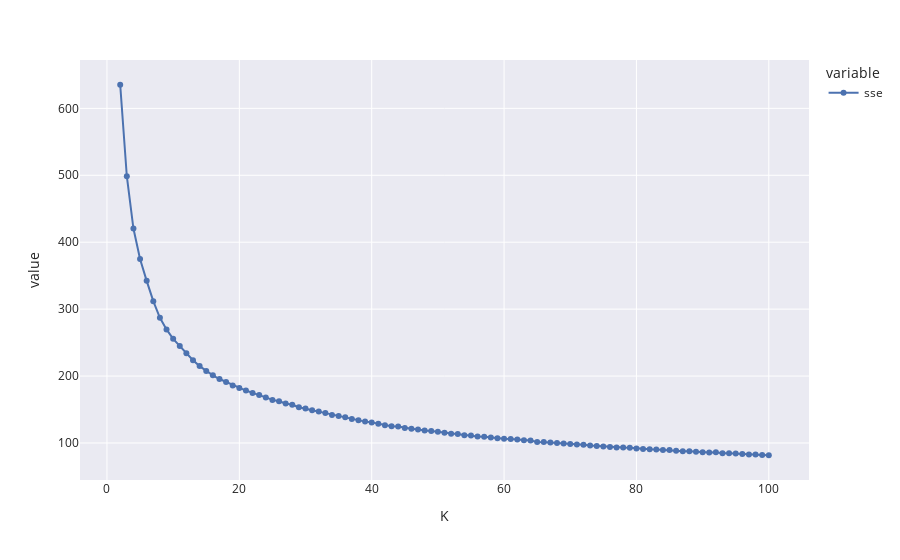
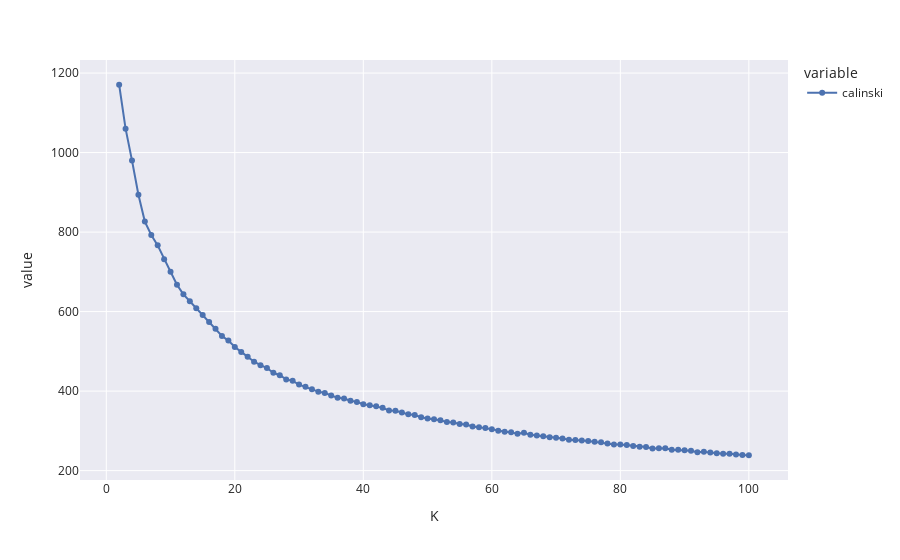
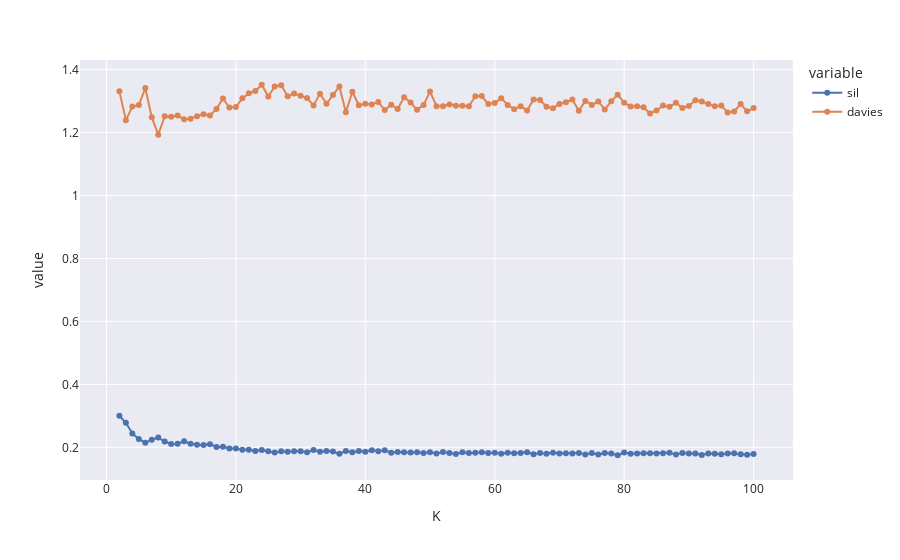

Notebook code for these charts, in order:
### Code cell
df = pd.DataFrame({"K": list(range(2, max_k + 1)), "sse": sse_scores, "sil": silhoutte_scores, "davies": davies_scores, "calinski": calinski_harabasz_scores})
df.plot(x="K", y=["sse"], kind="line").update_traces(mode='lines+markers').show()
df.plot(x="K", y=["calinski"], kind="line").update_traces(mode='lines+markers').show()
df.plot(x="K", y=["sil", "davies"], kind="line").update_traces(mode='lines+markers').show()

### Figure 1 — Plotly figure (JSON) as saved in the notebook; plotly's stock layout.template omitted (floating-point values rounded to 4 significant figures)
{"data": [{"hovertemplate": "variable=sse<br>K=%{x}<br>value=%{y}<extra></extra>", "legendgroup": "sse", "line": {"color": "rgb(76,114,176)", "dash": "solid"}, "marker": {"symbol": "circle"}, "mode": "lines+markers", "name": "sse", "orientation": "v", "showlegend": true, "type": "scatter", "x": [2, 3, 4, 5, 6, 7, 8, 9, 10, 11, 12, 13, 14, 15, 16, 17, 18, 19, 20, 21, 22, 23, 24, 25, 26, 27, 28, 29, 30, 31, 32, 33, 34, 35, 36, 37, 38, 39, 40, 41, 42, 43, 44, 45, 46, 47, 48, 49, 50, 51, 52, 53, 54, 55, 56, 57, 58, 59, 60, 61, 62, 63, 64, 65, 66, 67, 68, 69, 70, 71, 72, 73, 74, 75, 76, 77, 78, 79, 80, 81, 82, 83, 84, 85, 86, 87, 88, 89, 90, 91, 92, 93, 94, 95, 96, 97, 98, 99, 100], "xaxis": "x", "y": [635.3, 498.6, 420.4, 374.8, 342.3, 311.9, 286.9, 269.7, 255.6, 244.8, 234.2, 223.7, 214.9, 207.4, 201.1, 195.6, 191.3, 185.8, 182.3, 178.3, 174.9, 171.8, 168.1, 164.4, 162.3, 158.9, 157.1, 153.4, 151.7, 149.0, 146.9, 144.6, 141.9, 140.2, 138.5, 135.7, 134.1, 131.9, 130.8, 128.6, 126.6, 125.2, 124.6, 122.4, 121.2, 120.2, 118.5, 118.0, 116.7, 115.3, 113.9, 113.4, 111.7, 111.1, 109.7, 109.4, 108.2, 107.2, 106.5, 106.0, 105.2, 104.0, 103.7, 101.4, 101.5, 100.7, 99.82, 99.34, 98.35, 97.7, 97.35, 96.2, 95.41, 94.63, 94.13, 93.26, 93.06, 92.79, 91.72, 91.09, 90.69, 90.3, 89.4, 89.57, 88.44, 87.57, 87.61, 86.81, 86.16, 85.66, 86.05, 84.68, 84.54, 84.25, 83.63, 82.81, 82.71, 82.21, 81.66], "yaxis": "y"}], "layout": {"legend": {"title": {"text": "variable"}, "tracegroupgap": 0}, "margin": {"t": 60}, "xaxis": {"anchor": "y", "domain": [0, 1], "title": {"text": "K"}}, "yaxis": {"anchor": "x", "domain": [0, 1], "title": {"text": "value"}}}}

### Figure 2 — Plotly figure (JSON) as saved in the notebook; plotly's stock layout.template omitted (floating-point values rounded to 4 significant figures)
{"data": [{"hovertemplate": "variable=calinski<br>K=%{x}<br>value=%{y}<extra></extra>", "legendgroup": "calinski", "line": {"color": "rgb(76,114,176)", "dash": "solid"}, "marker": {"symbol": "circle"}, "mode": "lines+markers", "name": "calinski", "orientation": "v", "showlegend": true, "type": "scatter", "x": [2, 3, 4, 5, 6, 7, 8, 9, 10, 11, 12, 13, 14, 15, 16, 17, 18, 19, 20, 21, 22, 23, 24, 25, 26, 27, 28, 29, 30, 31, 32, 33, 34, 35, 36, 37, 38, 39, 40, 41, 42, 43, 44, 45, 46, 47, 48, 49, 50, 51, 52, 53, 54, 55, 56, 57, 58, 59, 60, 61, 62, 63, 64, 65, 66, 67, 68, 69, 70, 71, 72, 73, 74, 75, 76, 77, 78, 79, 80, 81, 82, 83, 84, 85, 86, 87, 88, 89, 90, 91, 92, 93, 94, 95, 96, 97, 98, 99, 100], "xaxis": "x", "y": [1171.0, 1060.0, 980.1, 894.0, 826.4, 792.6, 766.6, 731.8, 700.1, 667.7, 643.4, 626.1, 608.7, 591.1, 573.5, 556.9, 538.5, 527.0, 511.1, 498.6, 486.3, 473.9, 465.3, 458.1, 446.2, 440.0, 429.5, 425.9, 416.4, 410.9, 404.4, 398.7, 395.2, 388.9, 383.0, 381.2, 375.9, 372.9, 366.9, 364.5, 361.9, 357.9, 351.3, 350.3, 346.2, 341.5, 339.6, 334.1, 331.2, 329.0, 326.8, 322.0, 321.2, 317.0, 315.8, 311.0, 309.3, 306.9, 303.9, 300.3, 297.8, 296.4, 292.5, 295.3, 290.3, 288.3, 286.6, 283.8, 282.7, 280.6, 277.7, 277.3, 275.9, 274.5, 272.3, 271.4, 268.4, 265.7, 265.6, 264.2, 262.1, 260.0, 259.6, 255.9, 256.3, 256.0, 252.8, 252.3, 251.4, 250.1, 246.1, 247.6, 245.3, 243.4, 242.7, 242.7, 240.4, 239.4, 238.7], "yaxis": "y"}], "layout": {"legend": {"title": {"text": "variable"}, "tracegroupgap": 0}, "margin": {"t": 60}, "xaxis": {"anchor": "y", "domain": [0, 1], "title": {"text": "K"}}, "yaxis": {"anchor": "x", "domain": [0, 1], "title": {"text": "value"}}}}

### Figure 3 — Plotly figure (JSON) as saved in the notebook; plotly's stock layout.template omitted (floating-point values rounded to 4 significant figures)
{"data": [{"hovertemplate": "variable=sil<br>K=%{x}<br>value=%{y}<extra></extra>", "legendgroup": "sil", "line": {"color": "rgb(76,114,176)", "dash": "solid"}, "marker": {"symbol": "circle"}, "mode": "lines+markers", "name": "sil", "orientation": "v", "showlegend": true, "type": "scatter", "x": [2, 3, 4, 5, 6, 7, 8, 9, 10, 11, 12, 13, 14, 15, 16, 17, 18, 19, 20, 21, 22, 23, 24, 25, 26, 27, 28, 29, 30, 31, 32, 33, 34, 35, 36, 37, 38, 39, 40, 41, 42, 43, 44, 45, 46, 47, 48, 49, 50, 51, 52, 53, 54, 55, 56, 57, 58, 59, 60, 61, 62, 63, 64, 65, 66, 67, 68, 69, 70, 71, 72, 73, 74, 75, 76, 77, 78, 79, 80, 81, 82, 83, 84, 85, 86, 87, 88, 89, 90, 91, 92, 93, 94, 95, 96, 97, 98, 99, 100], "xaxis": "x", "y": [0.3003, 0.2777, 0.2441, 0.2267, 0.2142, 0.2243, 0.2308, 0.2181, 0.2108, 0.2112, 0.2194, 0.2113, 0.2078, 0.2073, 0.2101, 0.2011, 0.2016, 0.1966, 0.196, 0.1919, 0.192, 0.1882, 0.1911, 0.1878, 0.1832, 0.1873, 0.1857, 0.1878, 0.1876, 0.1841, 0.1918, 0.1862, 0.1879, 0.1868, 0.1793, 0.1886, 0.1843, 0.1883, 0.1856, 0.1911, 0.1875, 0.1907, 0.183, 0.1854, 0.1842, 0.1837, 0.1844, 0.1821, 0.1841, 0.1806, 0.185, 0.1822, 0.1791, 0.1845, 0.1817, 0.1826, 0.1839, 0.182, 0.1825, 0.1796, 0.1828, 0.181, 0.1823, 0.184, 0.1782, 0.1816, 0.1797, 0.1831, 0.1806, 0.1809, 0.1803, 0.1823, 0.177, 0.1822, 0.1769, 0.1822, 0.1806, 0.1748, 0.1833, 0.1798, 0.1806, 0.181, 0.1812, 0.1805, 0.181, 0.1827, 0.1773, 0.1822, 0.1801, 0.1802, 0.1756, 0.1802, 0.1798, 0.1779, 0.1803, 0.1811, 0.1776, 0.1764, 0.1788], "yaxis": "y"}, {"hovertemplate": "variable=davies<br>K=%{x}<br>value=%{y}<extra></extra>", "legendgroup": "davies", "line": {"color": "rgb(221,132,82)", "dash": "solid"}, "marker": {"symbol": "circle"}, "mode": "lines+markers", "name": "davies", "orientation": "v", "showlegend": true, "type": "scatter", "x": [2, 3, 4, 5, 6, 7, 8, 9, 10, 11, 12, 13, 14, 15, 16, 17, 18, 19, 20, 21, 22, 23, 24, 25, 26, 27, 28, 29, 30, 31, 32, 33, 34, 35, 36, 37, 38, 39, 40, 41, 42, 43, 44, 45, 46, 47, 48, 49, 50, 51, 52, 53, 54, 55, 56, 57, 58, 59, 60, 61, 62, 63, 64, 65, 66, 67, 68, 69, 70, 71, 72, 73, 74, 75, 76, 77, 78, 79, 80, 81, 82, 83, 84, 85, 86, 87, 88, 89, 90, 91, 92, 93, 94, 95, 96, 97, 98, 99, 100], "xaxis": "x", "y": [1.331, 1.239, 1.283, 1.287, 1.341, 1.249, 1.193, 1.252, 1.25, 1.254, 1.242, 1.244, 1.252, 1.258, 1.254, 1.275, 1.308, 1.279, 1.281, 1.309, 1.325, 1.332, 1.352, 1.315, 1.346, 1.35, 1.315, 1.324, 1.317, 1.31, 1.286, 1.324, 1.292, 1.319, 1.346, 1.265, 1.33, 1.286, 1.292, 1.289, 1.297, 1.272, 1.289, 1.275, 1.313, 1.295, 1.272, 1.288, 1.33, 1.284, 1.283, 1.289, 1.285, 1.285, 1.284, 1.316, 1.316, 1.29, 1.294, 1.309, 1.287, 1.274, 1.284, 1.27, 1.305, 1.303, 1.282, 1.278, 1.291, 1.296, 1.305, 1.269, 1.301, 1.288, 1.299, 1.273, 1.299, 1.32, 1.295, 1.283, 1.284, 1.28, 1.261, 1.27, 1.286, 1.282, 1.295, 1.278, 1.285, 1.303, 1.299, 1.29, 1.283, 1.286, 1.264, 1.267, 1.291, 1.267, 1.278], "yaxis": "y"}], "layout": {"legend": {"title": {"text": "variable"}, "tracegroupgap": 0}, "margin": {"t": 60}, "xaxis": {"anchor": "y", "domain": [0, 1], "title": {"text": "K"}}, "yaxis": {"anchor": "x", "domain": [0, 1], "title": {"text": "value"}}}}
